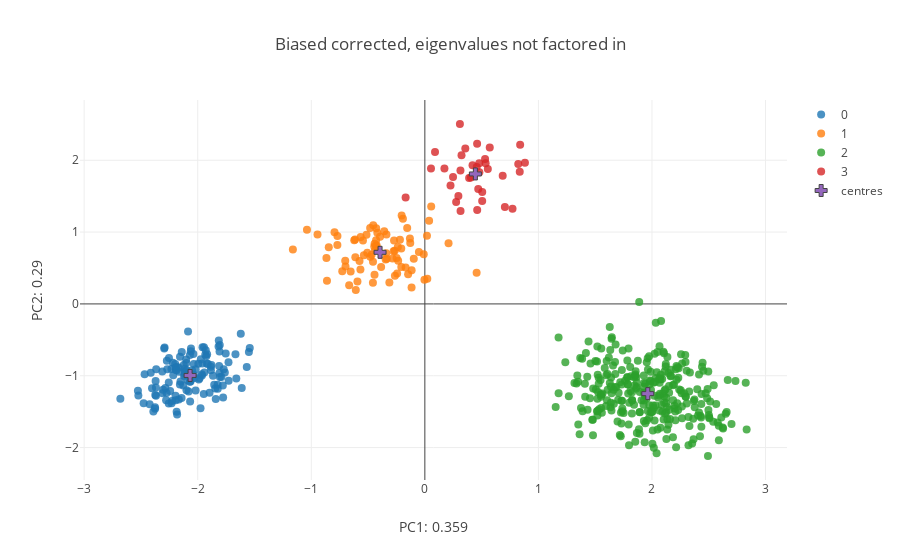

The notebook cell this image was saved under:
### Markdown cell above
Plotting our original samples onto our re-computed feature space:

### Code cell
corr_centroids= [np.mean(New_features[[y for y in range(New_features.shape[0]) if labels_bias[y] == z],:],axis= 0) for z in range(N_pops)]
corr_centroids= np.array(corr_centroids)

fig_data= [go.Scatter(
        x = New_features[[x for x in range(sum(Sizes_bias)) if labels_bias[x] == i],0],
        y = New_features[[x for x in range(sum(Sizes_bias)) if labels_bias[x] == i],1],
        type='scatter',
        mode= "markers",
        marker= {
        'line': {'width': 0},
        'size': 8,
        'symbol': 'circle',
      "opacity": .8
      },
      name= str(i)
    ) for i in range(N_pops)]

fig_data.append(
    go.Scatter(
        x= corr_centroids[:,0],
        y= corr_centroids[:,1],
        type= 'scatter',
        mode= 'markers',
        name= 'centres',
        marker= {
        'line': {'width': 1},
        'size': 10,
        'symbol': 'cross'
        }
    )
)


layout = go.Layout(
    title= 'Biased corrected, eigenvalues not factored in',
    yaxis=dict(
        title='PC2: {}'.format(round(var_comp[1],3))),
    xaxis=dict(
    title= 'PC1: {}'.format(round(var_comp[0],3))),
)

fig = go.Figure(data=fig_data, layout=layout)
iplot(fig)

### Figure 1 — Plotly figure (JSON) as saved in the notebook; plotly's stock layout.template omitted (floating-point values rounded to 4 significant figures; data arrays with more than 128 entries replaced by an {"elided": "..."} marker saying what was removed)
{"data": [{"marker": {"line": {"width": 0}, "opacity": 0.8, "size": 8, "symbol": "circle"}, "mode": "markers", "name": "0", "type": "scatter", "x": {"elided": "130 float values"}, "y": {"elided": "130 float values"}}, {"marker": {"line": {"width": 0}, "opacity": 0.8, "size": 8, "symbol": "circle"}, "mode": "markers", "name": "1", "type": "scatter", "x": [-0.608, -0.4566, -0.2348, -0.2072, -0.4271, -0.4454, -0.8619, -0.09744, -0.8461, -0.2755, -0.6665, -0.4431, -0.2076, -0.1473, 0.2086, -0.5752, -0.4285, -0.1285, 0.05595, -0.4294, -0.8666, -0.6986, -0.3452, -0.5449, -0.2193, -0.2439, -0.4543, -0.1315, -0.193, -0.4186, -0.612, -0.5138, -0.2635, -0.4816, -0.1164, -0.2712, 0.01858, -0.2845, 0.03748, -0.2657, -0.5652, -0.3575, -0.5674, -0.6218, -0.2381, -0.4249, -0.7703, -0.5368, -0.009844, -1.038, -0.4573, -0.3124, -1.162, -0.5935, -0.3353, -0.439, -0.2043, -0.1693, -0.3851, -0.48, -0.2487, -0.3945, -0.7953, 0.02155, -0.003717, -0.7012, -0.9452, -0.3383, -0.4424, -0.4689, -0.6533, -0.1556, -0.5071, -0.1168, -0.3399, 0.456, -0.05228, -0.7271, -0.7697, -0.6143], "y": [0.1934, 0.5855, 0.6012, 0.5132, 0.8029, 0.8, 0.3218, 0.6295, 0.7903, 0.7334, 0.2607, 0.4048, 0.7717, 0.4141, 0.846, 0.5982, 1.054, 0.8472, 1.356, 0.8864, 0.6405, 0.5223, 0.6185, 0.884, 0.8926, 0.424, 1.096, 0.9117, 1.185, 0.991, 0.6503, 0.9627, 0.3937, 1.058, 0.4703, 0.8831, 0.9491, 0.6318, 1.157, 0.7388, 0.9323, 1.013, 0.4785, 0.8866, 0.7914, 0.8177, 0.8214, 0.6781, 0.6898, 1.032, 0.2955, 0.2985, 0.758, 0.3135, 0.6281, 0.7424, 1.231, 0.5059, 0.5151, 0.6583, 0.6377, 0.9355, 0.9979, 0.3517, 0.3354, 0.6001, 0.9668, 0.9649, 0.8394, 0.6832, 0.4516, 1.057, 0.7139, 0.2287, 0.7067, 0.4325, 0.722, 0.4536, 0.9451, 0.8968]}, {"marker": {"line": {"width": 0}, "opacity": 0.8, "size": 8, "symbol": "circle"}, "mode": "markers", "name": "2", "type": "scatter", "x": {"elided": "300 float values"}, "y": {"elided": "300 float values"}}, {"marker": {"line": {"width": 0}, "opacity": 0.8, "size": 8, "symbol": "circle"}, "mode": "markers", "name": "3", "type": "scatter", "x": [0.479, 0.8226, 0.3088, -0.1692, 0.3135, 0.7721, 0.8814, 0.5049, 0.4567, 0.5053, 0.2757, 0.3563, 0.08956, 0.5302, 0.47, 0.323, 0.8392, 0.0541, 0.2483, 0.7048, 0.5715, 0.461, 0.5547, 0.226, 0.3144, 0.4199, 0.4056, 0.4602, 0.4799, 0.3898, 0.1723, 0.5351, 0.6856, 0.2955, 0.8356], "y": [1.958, 1.948, 2.505, 1.483, 1.857, 1.324, 1.967, 1.432, 1.907, 1.558, 1.418, 2.164, 2.117, 2.018, 1.601, 2.07, 2.216, 1.887, 1.769, 1.351, 2.176, 1.308, 1.878, 1.65, 1.294, 1.932, 1.76, 2.229, 1.833, 1.752, 1.884, 1.959, 1.785, 1.501, 1.839]}, {"marker": {"line": {"width": 1}, "size": 10, "symbol": "cross"}, "mode": "markers", "name": "centres", "type": "scatter", "x": [-2.067, -0.3944, 1.963, 0.445], "y": [-0.9959, 0.7185, -1.249, 1.809]}], "layout": {"title": "Biased corrected, eigenvalues not factored in", "xaxis": {"title": "PC1: 0.359"}, "yaxis": {"title": "PC2: 0.29"}}}
